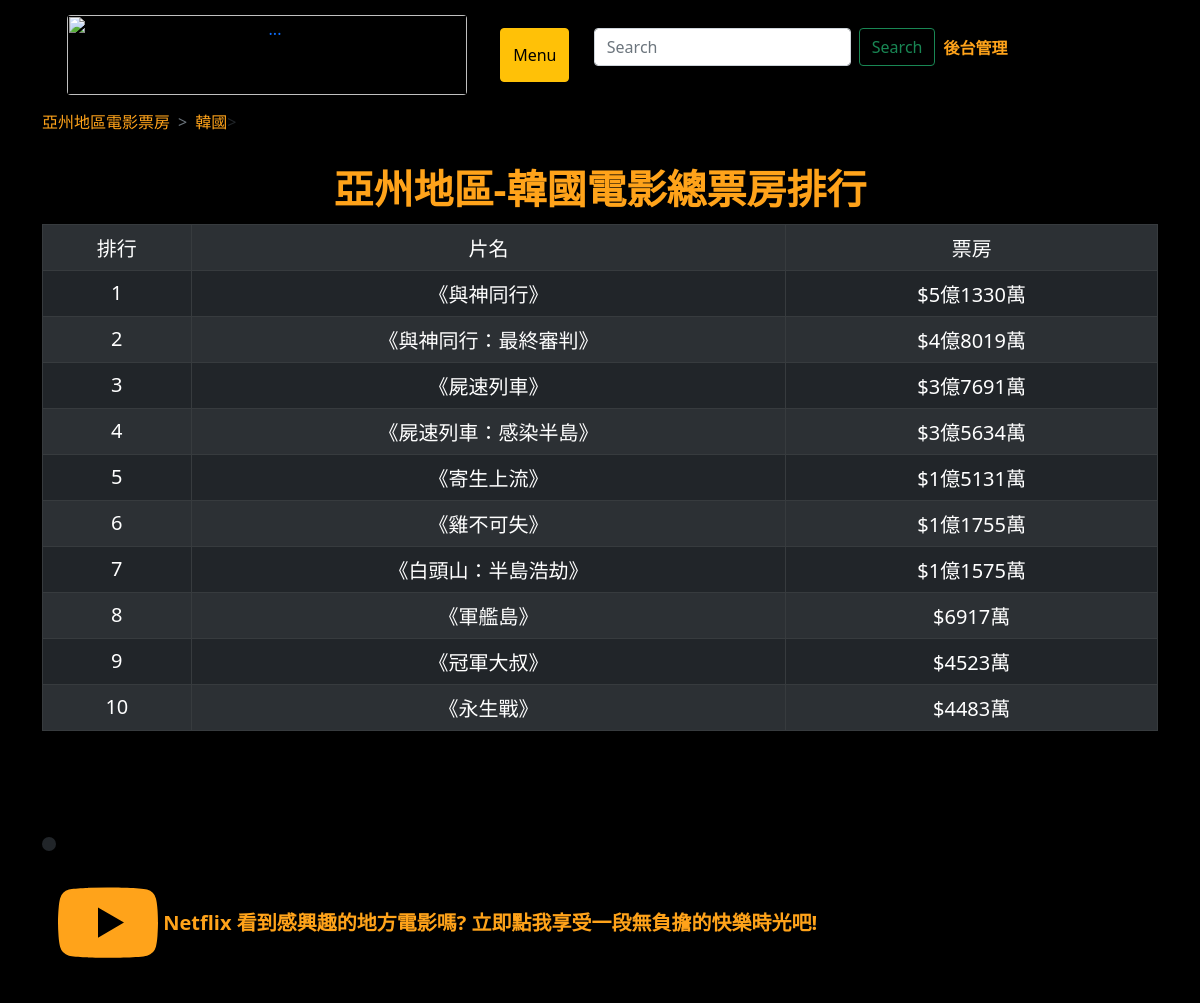
/korea/, run on the app's committed database.
### movies/models.py (models this page shows, shortened)
class  korea_movies (models.Model): #韓國
    rank = models.CharField(max_length=100)
    name = models.CharField(max_length=1000)
    box_office = models.CharField(max_length=1000)
    year = models.CharField(max_length=1000)
    pub_date = models.DateTimeField(default=timezone.now)

### movies/views.py (the view)
# urls.py: path('korea/' , korea),
def korea(request):
    items = korea_movies.objects.all()
    return render(request, 'korea.html', locals())

### templates/korea.html (shortened to what this page needs)
{% extends "base.html" %}
{% block content %}
<table class='table table-striped table-Dark table-bordered  caption-top'>
  <caption class ="text-center"><font color="#ffa31a"><span style="font-size:40px;"><strong>亞州地區-韓國電影總票房排行</strong></span></font>
  </caption>
  <nav style="--bs-breadcrumb-divider: '>';" aria-label="breadcrumb">
    <ol class="breadcrumb">
      <li class="breadcrumb-item"> <a><font color="#ffa31a">亞州地區電影票房</font></a</li>
      <li class="breadcrumb-item aria-current="page"><a><font color="#ffa31a">韓國</font></a>></li>
    </ol>
  </nav>
  <tr>
        <td width="10%" align="center" valign="center"><span style="color:white;font-size:20px;">排行</span></td>
        <td width="40%" align="center" valign="center"><span style="color:white;font-size:20px;">片名</span></td>
        <td width="25%" align="center" valign="center"><span style="color:white;font-size:20px;">票房</span></td>
  </tr>
  {% for item in items %}
    <tr>
      <td width="10%" align="center" valign="center"><span style="color:white;font-size:20px;">{{item.rank}}</span></td>
      <td width="40%" align="center" valign="center"><span style="color:white;font-size:20px;">{{item.name}}</span></td>
      <td width="25%" align="center" valign="center"><span style="color:white;font-size:20px;">{{item.box_office}}</span></td>
    </tr>
  {% endfor %}
</table>
{% endblock %}

### data on the page
korea_movies: rank "1", name "《與神同行》", box_office "$5億1330萬"
korea_movies: rank "2", name "《與神同行：最終審判》", box_office "$4億8019萬"
korea_movies: rank "3", name "《屍速列車》", box_office "$3億7691萬"
korea_movies: rank "4", name "《屍速列車：感染半島》", box_office "$3億5634萬"
korea_movies: rank "5", name "《寄生上流》", box_office "$1億5131萬"
korea_movies: rank "6", name "《雞不可失》", box_office "$1億1755萬"
korea_movies: rank "7", name "《白頭山：半島浩劫》", box_office "$1億1575萬"
korea_movies: rank "8", name "《軍艦島》", box_office "$6917萬"
korea_movies: rank "9", name "《冠軍大叔》", box_office "$4523萬"
korea_movies: rank "10", name "《永生戰》", box_office "$4483萬"
